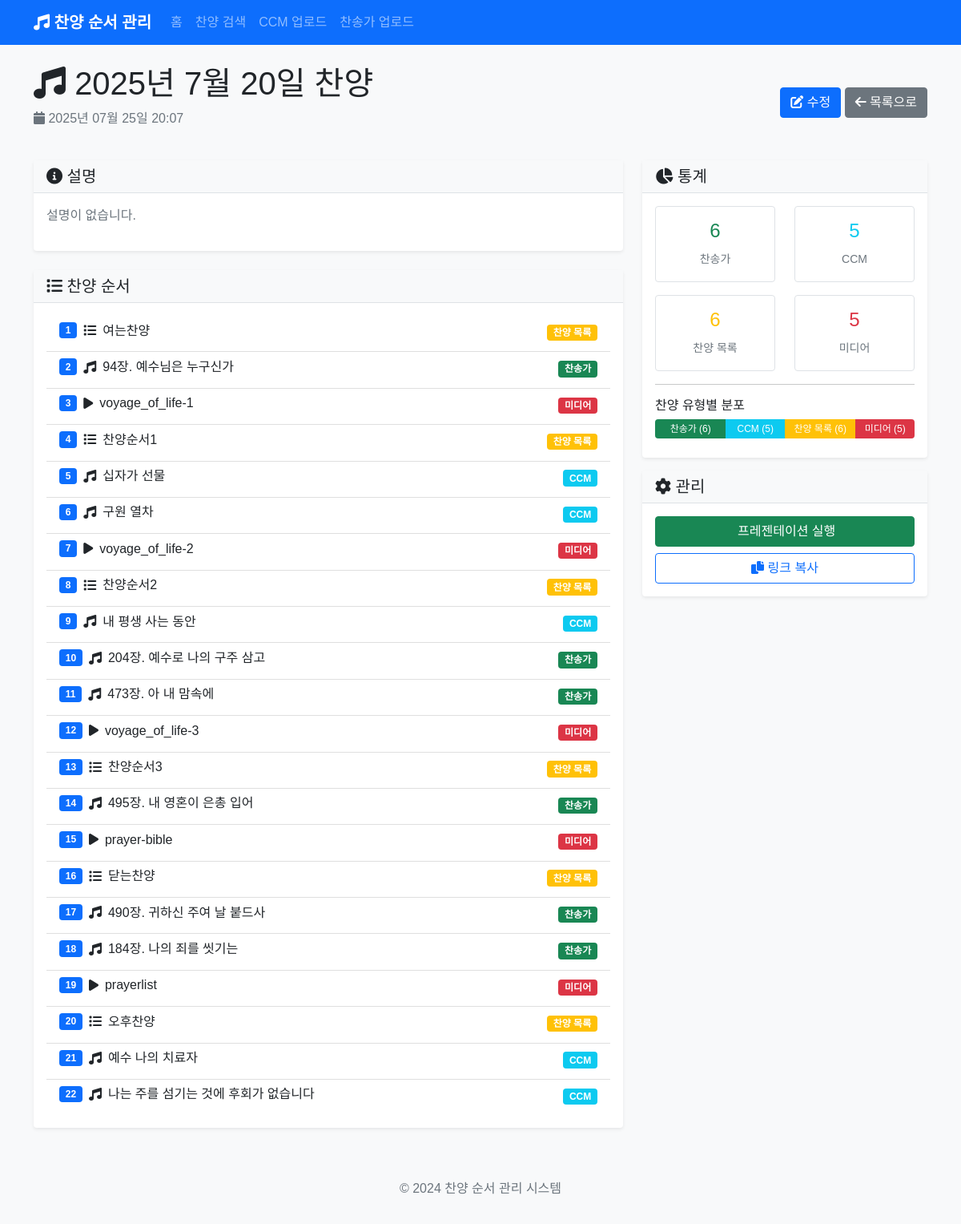
/post/1, run on the app's committed database.
### app.py (models this page shows)
class PraisePost(db.Model):
    id = db.Column(db.Integer, primary_key=True)
    title = db.Column(db.String(200), nullable=False)
    content = db.Column(db.Text, nullable=False)
    created_at = db.Column(db.DateTime, default=datetime.utcnow)
    songs = db.relationship('Song', backref='praise_post', lazy=True, cascade='all, delete-orphan')
    background_image = db.Column(db.String(500))  # 전체 배경 이미지
    parallax_image = db.Column(db.String(500))  # 패럴랙스 배경 이미지

class Song(db.Model):
    id = db.Column(db.Integer, primary_key=True)
    title = db.Column(db.String(200), nullable=False)
    song_type = db.Column(db.String(50), nullable=False)  # 'hymn', 'ccm', 'section', 'media'
    hymn_number = db.Column(db.String(10))  # 찬송가 번호
    lyrics = db.Column(db.Text)  # 가사
    order = db.Column(db.Integer, nullable=False)
    praise_post_id = db.Column(db.Integer, db.ForeignKey('praise_post.id'), nullable=False)
    section_title = db.Column(db.String(200))  # 섹션 제목 (예: 찬양순서1)
    media_type = db.Column(db.String(50))  # 'image', 'video'
    media_url = db.Column(db.String(500))  # 미디어 파일 경로
    background_image = db.Column(db.String(500))  # 배경 이미지

### app.py (the view)
@app.route('/post/<int:post_id>')
def view_post(post_id):
    post = PraisePost.query.get_or_404(post_id)
    return render_template('view_post.html', post=post)

### templates/view_post.html (shortened to what this page needs)
{% extends "base.html" %}
{% block content %}
<div class="row">
    <div class="col-12">
        <div class="d-flex justify-content-between align-items-center mb-4">
            <div>
                <h1><i class="fas fa-music"></i> {{ post.title }}</h1>
                <p class="text-muted">
                    <i class="fas fa-calendar"></i> {{ post.created_at.strftime('%Y년 %m월 %d일 %H:%M') }}
                </p>
            </div>
            <div>
                <a href="{{ url_for('edit_post', post_id=post.id) }}" class="btn btn-primary">
                    <i class="fas fa-edit"></i> 수정
                </a>
                <a href="{{ url_for('index') }}" class="btn btn-secondary">
                    <i class="fas fa-arrow-left"></i> 목록으로
                </a>
            </div>
        </div>
    </div>
</div>
<div class="row">
    <div class="col-md-8">
        <div class="card mb-4">
            <div class="card-header">
                <h5 class="mb-0"><i class="fas fa-info-circle"></i> 설명</h5>
            </div>
            <div class="card-body">
                {% if post.content %}
                    <p>{{ post.content }}</p>
                {% else %}
                    <p class="text-muted">설명이 없습니다.</p>
                {% endif %}
            </div>
        </div>
        <div class="card">
            <div class="card-header">
                <h5 class="mb-0"><i class="fas fa-list"></i> 찬양 순서</h5>
            </div>
            <div class="card-body">
                {% if post.songs %}
                    <div class="list-group">
                        {% for song in post.songs %}
                        <div class="list-group-item">
                            <div class="d-flex justify-content-between align-items-start">
                                <div class="flex-grow-1">
                                    <div class="d-flex align-items-center mb-2">
                                        <span class="badge bg-primary me-2">{{ loop.index }}</span>
                                        {% if song.song_type == 'hymn' %}
                                            <i class="fas fa-music me-2"></i>
                                        {% elif song.song_type == 'ccm' %}
                                            <i class="fas fa-music me-2"></i>
                                        {% elif song.song_type == 'section' %}
                                            <i class="fas fa-list me-2"></i>
                                        {% elif song.song_type == 'media' %}
                                            <i class="fas fa-play me-2"></i>
                                        {% else %}
                                            <i class="fas fa-music me-2"></i>
                                        {% endif %}
                                        <h6 class="mb-0">
                                            {% if song.song_type == 'hymn' %}
                                                {{ song.hymn_number }}장. {{ song.title }}
                                            {% else %}
                                                {{ song.title }}
                                            {% endif %}
                                        </h6>
                                    </div>
                                </div>
                                <div class="ms-3">
                                    {% if song.song_type == 'hymn' %}
                                        <span class="badge bg-success">찬송가</span>
                                    {% elif song.song_type == 'ccm' %}
                                        <span class="badge bg-info">CCM</span>
                                    {% elif song.song_type == 'section' %}
                                        <span class="badge bg-warning">찬양 목록</span>
                                    {% elif song.song_type == 'media' %}
                                        <span class="badge bg-danger">미디어</span>
                                    {% else %}
                                        <span class="badge bg-secondary">기타</span>
                                    {% endif %}
                                </div>
                            </div>
                        </div>
                        {% endfor %}
                    </div>
                {% else %}
                    <p class="text-muted">등록된 찬양이 없습니다.</p>
                {% endif %}
            </div>
        </div>
    </div>
    <div class="col-md-4">
        <div class="card">
            <div class="card-header">
                <h5 class="mb-0"><i class="fas fa-chart-pie"></i> 통계</h5>
            </div>
            <div class="card-body">
                <div class="row text-center">
                    <div class="col-6 mb-3">
                        <div class="border rounded p-3">
                            <h4 class="text-success">{{ post.songs|selectattr('song_type', 'equalto', 'hymn')|list|length }}</h4>
                            <small class="text-muted">찬송가</small>
                        </div>
                    </div>
                    <div class="col-6 mb-3">
                        <div class="border rounded p-3">
                            <h4 class="text-info">{{ post.songs|selectattr('song_type', 'equalto', 'ccm')|list|length }}</h4>
                            <small class="text-muted">CCM</small>
                        </div>
                    </div>
                    <div class="col-6">
                        <div class="border rounded p-3">
                            <h4 class="text-warning">{{ post.songs|selectattr('song_type', 'equalto', 'section')|list|length }}</h4>
                            <small class="text-muted">찬양 목록</small>
                        </div>
                    </div>
                    <div class="col-6">
                        <div class="border rounded p-3">
                            <h4 class="text-danger">{{ post.songs|selectattr('song_type', 'equalto', 'media')|list|length }}</h4>
                            <small class="text-muted">미디어</small>
                        </div>
                    </div>
                </div>
                <hr>
                <div class="mt-3">
                    <h6>찬양 유형별 분포</h6>
                    <div class="progress mb-2">
                        {% set hymn_count = post.songs|selectattr('song_type', 'equalto', 'hymn')|list|length %}
                        {% set ccm_count = post.songs|selectattr('song_type', 'equalto', 'ccm')|list|length %}
                        {% set section_count = post.songs|selectattr('song_type', 'equalto', 'section')|list|length %}
                        {% set media_count = post.songs|selectattr('song_type', 'equalto', 'media')|list|length %}
                        {% set total = post.songs|length %}
                        {% if total > 0 %}
                            {% if hymn_count > 0 %}
                                <div class="progress-bar bg-success" style="width: {{ (hymn_count / total * 100)|round(1) }}%">
                                    찬송가 ({{ hymn_count }})
                                </div>
                            {% endif %}
                            {% if ccm_count > 0 %}
                                <div class="progress-bar bg-info" style="width: {{ (ccm_count / total * 100)|round(1) }}%">
                                    CCM ({{ ccm_count }})
                                </div>
                            {% endif %}
                            {% if section_count > 0 %}
                                <div class="progress-bar bg-warning" style="width: {{ (section_count / total * 100)|round(1) }}%">
                                    찬양 목록 ({{ section_count }})
                                </div>
                            {% endif %}
                            {% if media_count > 0 %}
                                <div class="progress-bar bg-danger" style="width: {{ (media_count / total * 100)|round(1) }}%">
                                    미디어 ({{ media_count }})
                                </div>
                            {% endif %}
                        {% endif %}
                    </div>
                </div>
            </div>
        </div>
        <div class="card mt-3">
            <div class="card-header">
                <h5 class="mb-0"><i class="fas fa-cog"></i> 관리</h5>
            </div>
            <div class="card-body">
                <div class="d-grid gap-2">
                    <a href="{{ url_for('presentation', post_id=post.id) }}" class="btn btn-success" target="_blank">
                         프레젠테이션 실행
                    </a>
                    <button class="btn btn-outline-primary" onclick="copyToClipboard()">
                        <i class="fas fa-copy"></i> 링크 복사
                    </button>
                </div>
            </div>
        </div>
    </div>
</div>
{% endblock %}

### templates/base.html (shortened to what this page needs)
<!DOCTYPE html>
<html lang="ko">
<head>
    <link href="https://cdn.jsdelivr.net/npm/bootstrap@5.1.3/dist/css/bootstrap.min.css" rel="stylesheet">
    <link href="https://cdnjs.cloudflare.com/ajax/libs/font-awesome/6.0.0/css/all.min.css" rel="stylesheet">
    <link href="{{ url_for('static', filename='css/style.css') }}" rel="stylesheet">
</head>
<body>
    <nav class="navbar navbar-expand-lg navbar-dark bg-primary">
        <div class="container">
            <a class="navbar-brand" href="{{ url_for('index') }}">
                <i class="fas fa-music"></i> 찬양 순서 관리
            </a>
            <div class="collapse navbar-collapse" id="navbarNav">
                <ul class="navbar-nav me-auto">
                    <li class="nav-item">
                        <a class="nav-link" href="{{ url_for('index') }}">홈</a>
                    </li>
                    <li class="nav-item">
                        <a class="nav-link" href="{{ url_for('search') }}">찬양 검색</a>
                    </li>
                    <li class="nav-item">
                        <a class="nav-link" href="{{ url_for('upload_ccm') }}">CCM 업로드</a>
                    </li>
                    <li class="nav-item">
                        <a class="nav-link" href="{{ url_for('upload_hymn') }}">찬송가 업로드</a>
                    </li>
                </ul>
            </div>
        </div>
    </nav>
    <main class="container mt-4">
        {% block content %}{% endblock %}
    </main>
    <footer class="bg-light text-center text-muted py-3 mt-5">
        <div class="container">
            <p>&copy; 2024 찬양 순서 관리 시스템</p>
        </div>
    </footer>
</body>
</html>

### static/css/style.css (style rules this page uses)
body { font-family: 'Noto Sans KR', sans-serif; background-color: #f8f9fa; }
.navbar-brand { font-weight: bold; }
.card { border: none; box-shadow: 0 0.125rem 0.25rem rgba(0, 0, 0, 0.075); transition: box-shadow 0.15s ease-in-out; }
.card-header { background-color: #f8f9fa; border-bottom: 1px solid #dee2e6; font-weight: 600; }
.list-group-item { border-left: none; border-right: none; border-radius: 0 !important; }
.list-group-item:first-child { border-top: none; }
.list-group-item:last-child { border-bottom: none; }
.badge { font-size: 0.75em; }
.progress { height: 1.5rem; }
.progress-bar { font-size: 0.75rem; line-height: 1.5rem; }
.btn { transition: all 0.15s ease-in-out; }

### data on the page
PraisePost: title "2025년 7월 20일 찬양", created_at "2025년 07월 25일 20:07"
Song: song_type "section" (drawn), title "여는찬양"
Song: hymn_number "94", title "예수님은 누구신가", song_type "찬송가"
Song: song_type "media" (drawn), title "voyage_of_life-1"
Song: song_type "section" (drawn), title "찬양순서1"
Song: title "십자가 선물", song_type "CCM"
Song: title "구원 열차", song_type "CCM"
Song: song_type "media" (drawn), title "voyage_of_life-2"
Song: song_type "section" (drawn), title "찬양순서2"
Song: title "내 평생 사는 동안", song_type "CCM"
Song: hymn_number "204", title "예수로 나의 구주 삼고", song_type "찬송가"
Song: hymn_number "473", title "아 내 맘속에", song_type "찬송가"
Song: song_type "media" (drawn), title "voyage_of_life-3"
Song: song_type "section" (drawn), title "찬양순서3"
Song: hymn_number "495", title "내 영혼이 은총 입어", song_type "찬송가"
Song: song_type "media" (drawn), title "prayer-bible"
Song: song_type "section" (drawn), title "닫는찬양"
Song: hymn_number "490", title "귀하신 주여 날 붙드사", song_type "찬송가"
Song: hymn_number "184", title "나의 죄를 씻기는", song_type "찬송가"
Song: song_type "media" (drawn), title "prayerlist"
Song: song_type "section" (drawn), title "오후찬양"
Song: title "예수 나의 치료자", song_type "CCM"
Song: title "나는 주를 섬기는 것에 후회가 없습니다", song_type "CCM"

### other printed values
{{ post.songs|selectattr('song_type', 'equalto', 'hymn')|list|length }} "6"
{{ post.songs|selectattr('song_type', 'equalto', 'ccm')|list|length }} "5"
{{ post.songs|selectattr('song_type', 'equalto', 'section')|list|length }} "6"
{{ post.songs|selectattr('song_type', 'equalto', 'media')|list|length }} "5"
{{ hymn_count }} "6"
{{ ccm_count }} "5"
{{ section_count }} "6"
{{ media_count }} "5"
